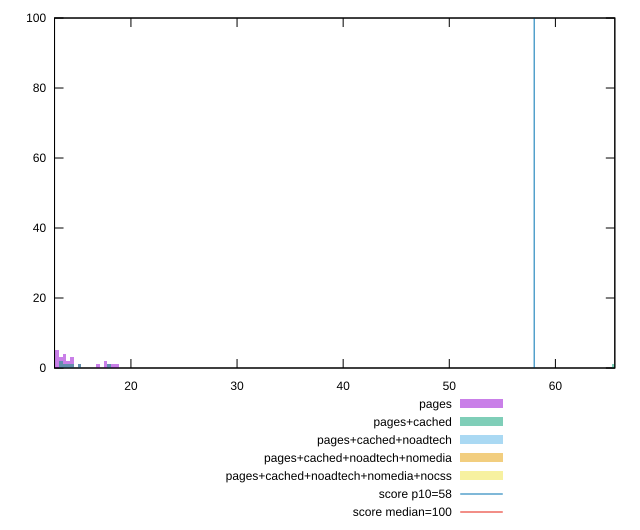

Recreate this plot in gnuplot.
reset

$pages <<EOF
12.676390470322444 76
18.66246374797471 1
15.14124417288514 1
13.0285124278314 5
13.380634385340356 3
17.958219832956793 1
13.732756342849314 4
14.08487830035827 2
14.437000257867227 3
17.606097875447837 2
18.310341790465753 1
16.901853960429925 1
EOF

$pagesCached <<EOF
65.49468409666595 1
12.676390470322444 92
15.14124417288514 1
17.958219832956793 1
14.437000257867227 1
13.380634385340356 2
14.08487830035827 1
13.732756342849314 1
EOF

$pagesCachedNoadtech <<EOF
12.676390470322444 100
EOF

$pagesCachedNoadtechNomedia <<EOF
12.676390470322444 100
EOF

$pagesCachedNoadtechNomediaNocss <<EOF
12.676390470322444 100
EOF

set key outside below
set boxwidth 0.35212195750895675
set xrange [12.8:65.59999999999927]
set yrange [0:100]
set trange [0:100]
set style fill transparent solid 0.5 noborder

set parametric
set terminal svg size 640, 530 enhanced background rgb 'white'
set output "report_00018_2021-02-10T15-25-16.877Z/estimated-input-latency/comparison/histogram/all_raw.svg"

plot $pages title "pages" with boxes, \
     $pagesCached title "pages+cached" with boxes, \
     $pagesCachedNoadtech title "pages+cached+noadtech" with boxes, \
     $pagesCachedNoadtechNomedia title "pages+cached+noadtech+nomedia" with boxes, \
     $pagesCachedNoadtechNomediaNocss title "pages+cached+noadtech+nomedia+nocss" with boxes, \
     58,t title "score p10=58", \
     100,t title "score median=100"

reset
